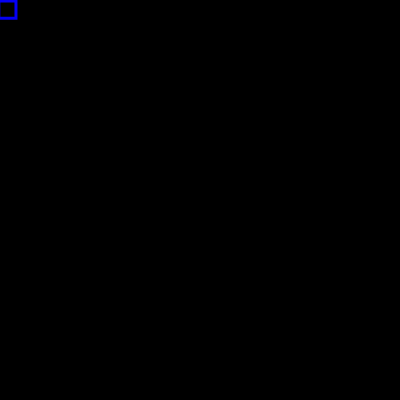
Frame 1 (no input)
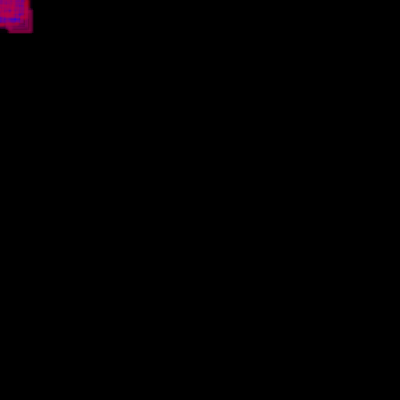
Frame 60 (no input)
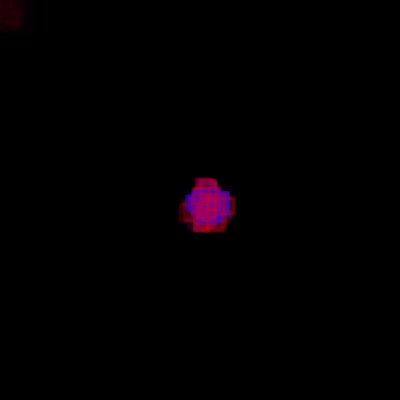
Frame 120 (the mouse pressed at the canvas centre since frame 60)

The p5.js sketch that drew these frames (run headless with seeded random() and noise() and a simulated clock; from frame 60 on, the mouse is pressed at the canvas centre):

// p5.js sketch
// ── sketch.js
let particles = [];

function setup() {
  createCanvas(400, 400);
  background(0); // Set the background to black
}

function draw() {
  background(0, 0, 0, 25); // Semi-transparent black background for fading trail effect

  // Create a new particle at the current mouse position
  particles.push(new Particle(mouseX, mouseY));

  // Update and display particles
  for (let i = particles.length - 1; i >= 0; i--) {
    particles[i].update();
    particles[i].display();
    if (particles[i].isFinished()) {
      // Remove this particle
      particles.splice(i, 1);
    }
  }
}

// Particle class
class Particle {
  constructor(x, y) {
    this.x = x;
    this.y = y;
    this.alpha = 255; // Full opacity initially
    this.size = random(10, 20); // Random size for visual variety
  }

  update() {
    this.x += random(-2, 2); // Random slight movement to create dynamic effect
    this.y += random(-2, 2);
    this.alpha -= 5; // Decrease opacity to fade out
  }

  display() {
    noFill(); // No fill for the outline only
    const outlineColor = lerpColor(color(255, 0, 0, this.alpha), color(0, 0, 255, this.alpha), this.alpha / 255);
    stroke(outlineColor); // Outline color transitions from red to blue
    strokeWeight(3); // Set outline thickness
    rect(this.x, this.y, this.size, this.size); // Draw square
  }

  isFinished() {
    return this.alpha < 0; // Check if the particle is fully faded out
  }
}
